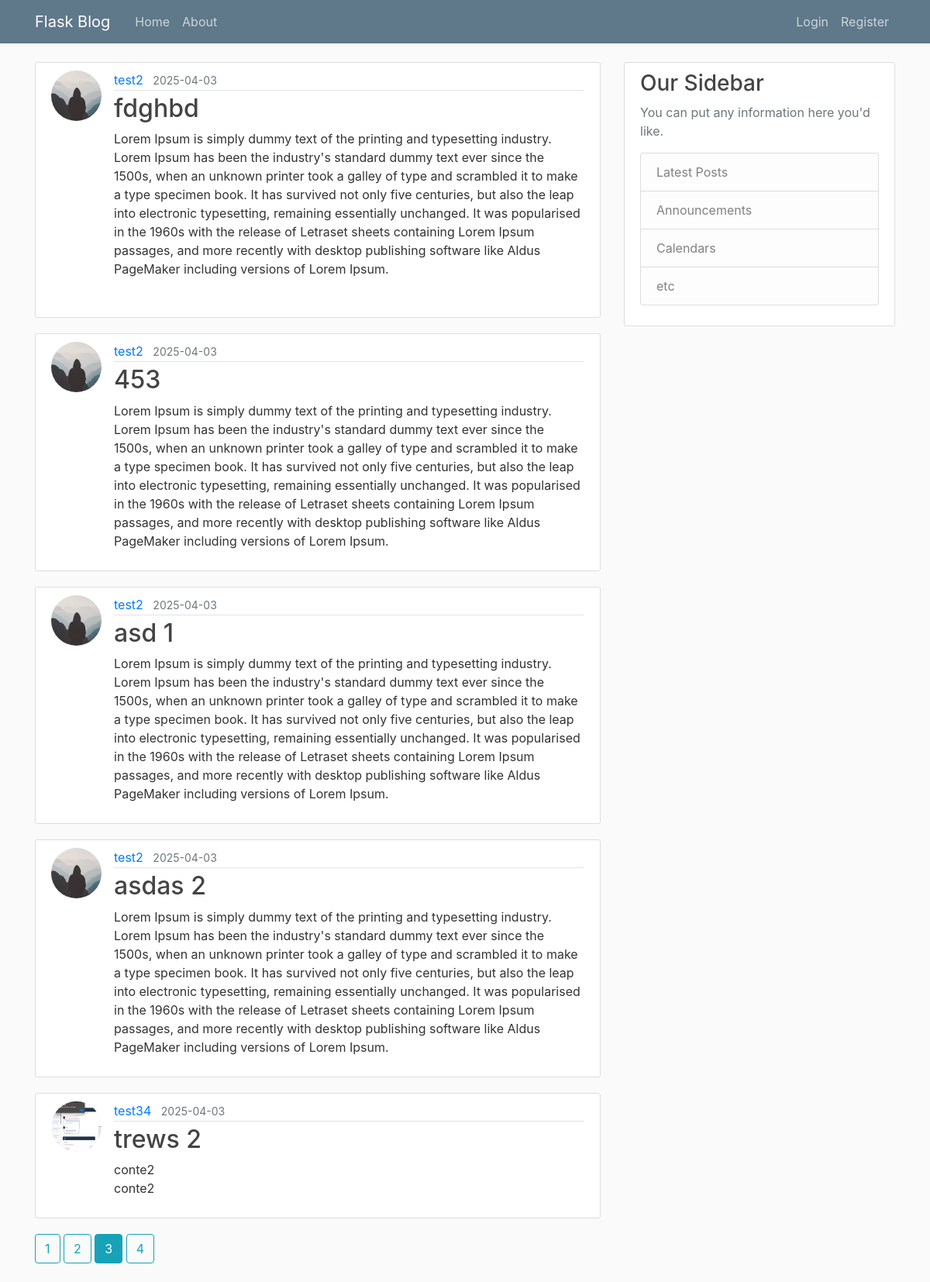
/home?page=3, run on an earlier commit of the app's database.
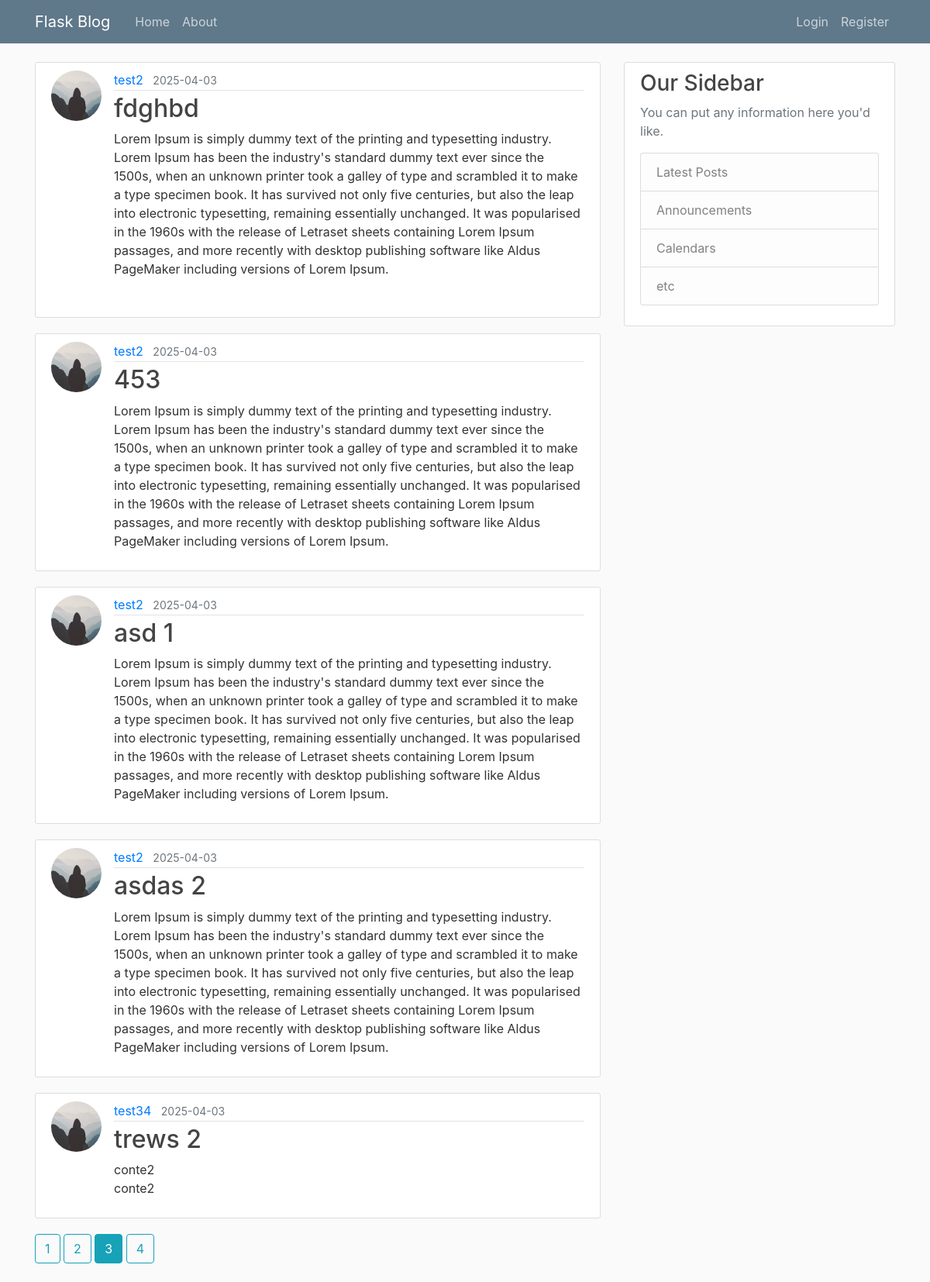
And on a later commit of the database.
### flaskblog/models.py (models this page shows, shortened)
class Post(db.Model):
    id = db.Column(db.Integer, primary_key=True)
    title = db.Column(db.String(100), nullable=False)
    date_posted = db.Column(db.DateTime, nullable=False, default=datetime.utcnow)
    content = db.Column(db.Text, nullable=False)
    user_id = db.Column(db.Integer, db.ForeignKey('user.id'), nullable=False)

class User(db.Model, UserMixin):
    id = db.Column(db.Integer, primary_key=True)
    username = db.Column(db.String(20), unique=True, nullable=False)
    email = db.Column(db.String(120), unique=True, nullable=False)
    image_file = db.Column(db.String(20), nullable=False, default='default.jpg')
    password = db.Column(db.String(60), nullable=False)
    posts = db.relationship('Post', backref='author', lazy=True)

### flaskblog/main/routes.py (the view)
@main.route("/")
@main.route("/home")
def home():
    page = request.args.get('page', 1, type=int)
    posts = Post.query.order_by(Post.date_posted.desc()).paginate(per_page=5)
    return render_template('home.html', posts=posts)

### flaskblog/templates/home.html
{% extends "layout.html" %}
{% block content %}
    {% for post in posts.items %}
        <article class="media content-section">
          <img class="rounded-circle article-img" src="{{ url_for('static', filename='profile_pics/' + post.author.image_file) }}">
          <div class="media-body">
            <div class="article-metadata">
              <a class="mr-2" href="{{ url_for('users.user_posts', username=post.author.username) }}">{{ post.author.username }}</a>
              <small class="text-muted">{{ post.date_posted.strftime('%Y-%m-%d') }}</small>
            </div>
            <h2><a class="article-title" href="{{ url_for('posts.post', post_id=post.id) }}">{{ post.title }}</a></h2>
            <p class="article-content">{{ post.content }}</p>
          </div>
        </article>
    {% endfor %}
    {% for page_num in posts.iter_pages(left_edge=1, right_edge=1, left_current=1, right_current=2) %}
      {% if page_num %}
        {% if posts.page == page_num %}
          <a class="btn btn-info mb-4" href="{{ url_for('main.home', page=page_num) }}">{{ page_num }}</a>
        {% else %}
          <a class="btn btn-outline-info mb-4" href="{{ url_for('main.home', page=page_num) }}">{{ page_num }}</a>
        {% endif %}
      {% else %}
        ...
      {% endif %}
    {% endfor %}
{% endblock content %}

What changed in the data, as far as the page shows it:
changed through a linked row, Post "trews 2": image_file: a different picture
